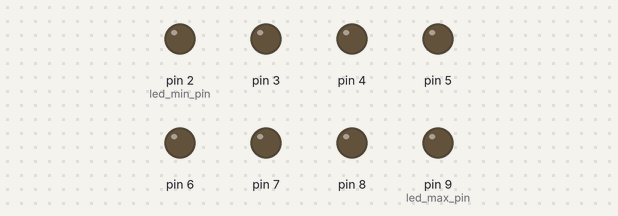
Simulated run of this sketch. Board: Arduino Uno, built with avr-gcc and run on an emulated ATmega328P. Parts: output pins drawn as LEDs (lit = HIGH).

Above: at 1.1 s.
At 3.55 s:
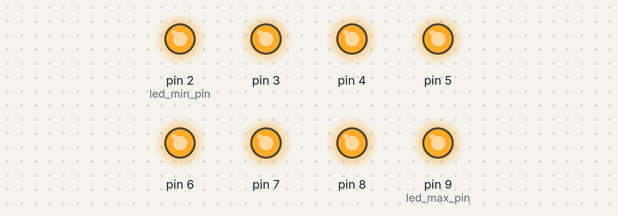
Timing chart, 0 to 3.9 s (numbered marks = the images above):
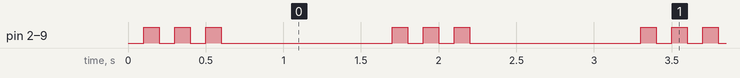

The sketch:

leds_parpadeando_v2.ino
```cpp
// Autor: matematicasdeinstituto
// Web  : https://github.com/matematicasdeinstituto/arduino

// Ideas nuevas:
//  1. Separar en diferentes archivos el programa.
//  2. Archivos de cabecera.


#include "leds.h"   // fundamental: incluir el archivo con los prototipos
// Conexiones
constexpr int led_min_pin = 2;
constexpr int led_max_pin = 9;

// Configuración
constexpr int time_delay_in_ms = 100;


void setup() {
    leds_init(led_min_pin, led_max_pin);
}


void loop() {
    leds_parpadea(led_min_pin, led_max_pin, 3);
    leds_apaga(led_min_pin, led_max_pin);
    delay(1000);
}


int main()
{
    init();

    setup();

    while (true){
        loop();
    }
}
```

leds.h
```cpp
#pragma once

#ifndef __LEDS_H__
#define __LEDS_H__

// Metemos todos los prototipos de función en un archivo .h
// Prototipos de función
void leds_init();
void leds_apaga();
void leds_enciende();
void leds_parpadea(int nrep);

#endif
```

leds.ino
```cpp
// Autor: matematicasdeinstituto
// Web  : https://github.com/matematicasdeinstituto/arduino

#include "leds.h"   // fundamental: incluir el archivo con los prototipos

// ¿merece la pena definir esta función?
// Es fundamental que el código que escribas se entienda.
// ¿Qué entiendes mejor: digitalWrite(pin, HIGH) o led_enciende(pin)?
void led_enciende(int pin)
{
    digitalWrite(pin, HIGH);
}


void led_apaga(int pin)
{
    digitalWrite(pin, LOW);
}

void leds_init(int led0, int led1)
{
    for (int i = led0; i <= led1; ++i)
        pinMode(i, OUTPUT);
}

void leds_apaga(int led0, int led1)
{
    for (int i = led0; i <= led1; ++i)
        led_apaga(i);
}

void leds_enciende(int led0, int led1)
{
    for (int i = led0; i <= led1; ++i)
        led_enciende(i);
}


void leds_parpadea(int led0, int led1, int nrep)
{
    for (int i = 0; i < nrep; ++i){
        leds_apaga(led0, led1);
        delay(100);
        leds_enciende(led0, led1);
        delay(100);
    }
}
```

Measured:
- by itself, pin 2 (led_min_pin), pin 3–8, pin 9 (led_max_pin): repeats every 1.6 s: 2 × (LOW 0.10 s, HIGH 0.10 s), LOW 1.1 s, HIGH 0.10 s
- by itself, everything shown: repeats every 1.6 s, in 6 steps
